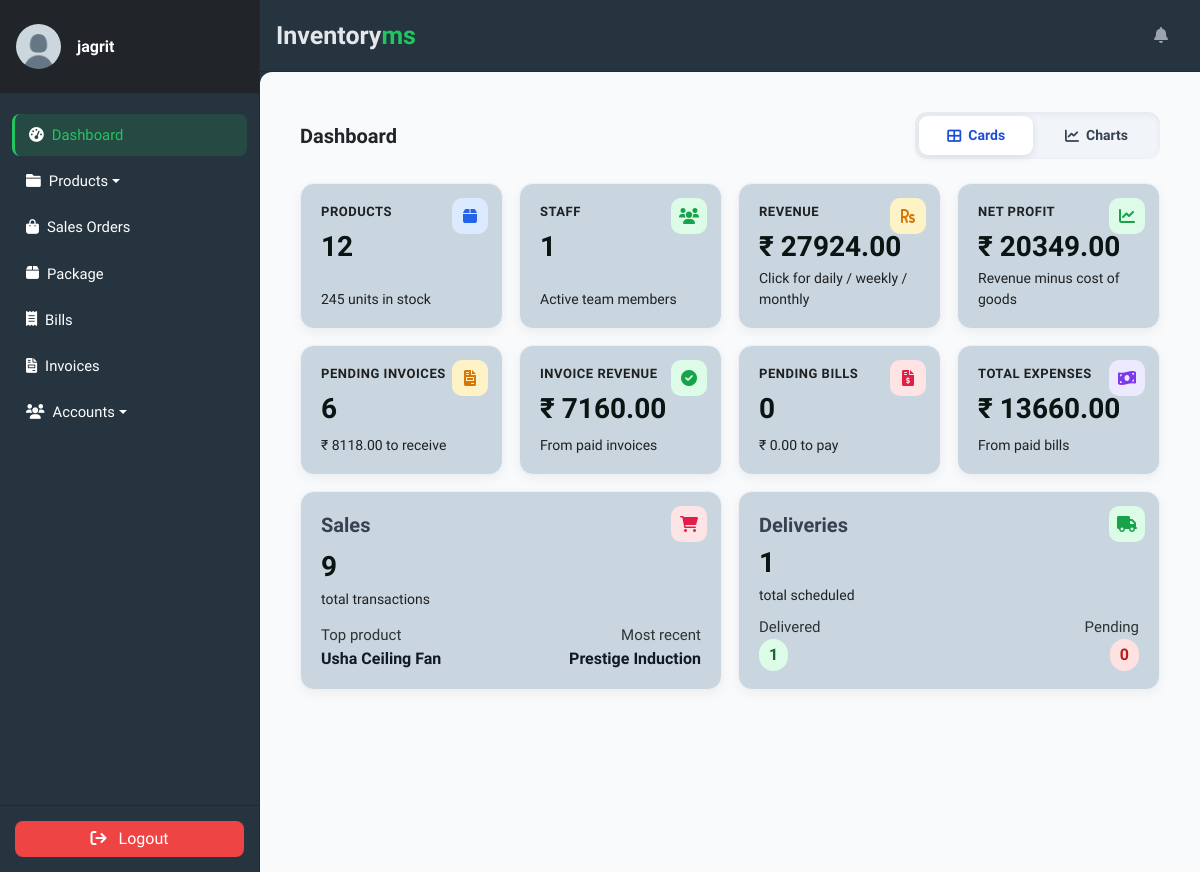
Before: / (signed in) with the older database file.
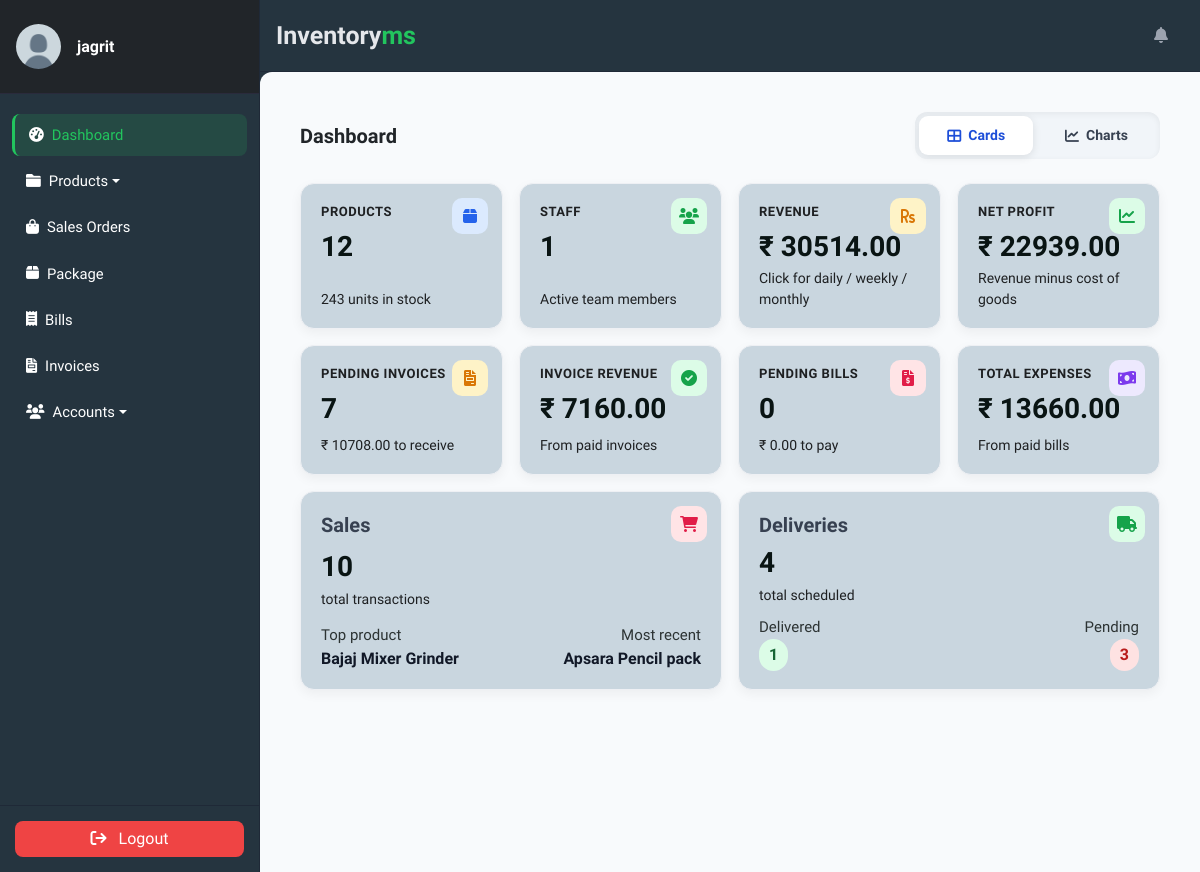
After: the same page with the newer database file.
### store/models.py (models this page shows, shortened)
class Item(models.Model):
    slug = AutoSlugField(unique=True, populate_from='name')
    name = models.CharField(max_length=50)
    sku = models.CharField(max_length=32, unique=True, null=True, blank=True)
    description = models.TextField(max_length=256)
    category = models.ForeignKey(Category, on_delete=models.CASCADE)
    quantity = models.IntegerField(default=0)
    low_stock_threshold = models.PositiveIntegerField(default=5)
    price = models.FloatField(default=0)
    cost_price = models.FloatField(default=0)
    image = models.ImageField(
        upload_to='products/', null=True, blank=True,
        help_text="Product image (optional). JPG / PNG / WebP."
    )
    expiring_date = models.DateTimeField(null=True, blank=True)
    vendor = models.ForeignKey(Vendor, on_delete=models.SET_NULL, null=True)
    class Meta:
        ordering = ['name']
        verbose_name_plural = 'Items'

### store/views.py (the view)
# urls.py: path('', views.dashboard, name='dashboard'),
@login_required
def dashboard(request):
    from decimal import Decimal, ROUND_HALF_UP
    from django.db.models import Sum, Count, F, FloatField, ExpressionWrapper
    from transactions.models import Sale, SaleDetail
    def money(value):
        if value is None:
            return Decimal("0.00")
        return Decimal(str(value)).quantize(Decimal("0.01"), rounding=ROUND_HALF_UP)
    profiles = Profile.objects.all()
    items = Item.objects.all()
    total_items = (
        Item.objects.aggregate(Sum("quantity")).get("quantity__sum") or 0
    )
    items_count = items.count()
    profiles_count = profiles.count()
    completed_deliveries = Delivery.objects.filter(is_delivered=True).count()
    pending_deliveries = Delivery.objects.filter(is_delivered=False).count()
    from invoice.models import Invoice
    from bills.models import Bill
    sales_revenue = money(
        Sale.objects.aggregate(total=Sum("grand_total")).get("total")
    )
    paid_invoice_revenue = money(
        Invoice.objects.filter(status="PAID")
        .aggregate(total=Sum("grand_total")).get("total")
    )
    total_revenue = money(sales_revenue + paid_invoice_revenue)
    total_expenses = money(
        Bill.objects.filter(status="PAID")
        .aggregate(total=Sum("amount")).get("total")
    )
    pending_invoices_count = Invoice.objects.filter(status="PENDING").count()
    pending_bills_count = Bill.objects.filter(status="PENDING").count()
    pending_invoices_total = money(
        Invoice.objects.filter(status="PENDING")
        .aggregate(total=Sum("grand_total")).get("total")
    )
    pending_bills_total = money(
        Bill.objects.filter(status="PENDING")
        .aggregate(total=Sum("amount")).get("total")
    )
    total_profit = money(
        SaleDetail.objects.aggregate(
            profit=Sum(
                ExpressionWrapper(
                    F("quantity") * (F("price") - F("item__cost_price")),
                    output_field=FloatField()
                )
            )
        ).get("profit")
    )
    top = (
        SaleDetail.objects
        .values('item__name')
        .annotate(total=Sum('quantity'))
        .order_by('-total')
        .first()
    )
    top_product = top['item__name'] if top else None
    recent = (
        SaleDetail.objects
        .select_related('item')
        .order_by('-id')
        .first()
    )
    recent_product = recent.item.name if recent else None
    category_counts_qs = Category.objects.annotate(
        item_count=Count("item")
    ).values("name", "item_count")
    categories = [cat["name"] for cat in category_counts_qs]
    category_counts = [cat["item_count"] for cat in category_counts_qs]
    from transactions.models import SaleDetail as _SD
    daily_stats = (
        _SD.objects
        .values("sale__date_added__date")
        .annotate(
            daily_revenue=Sum("total_detail"),
            daily_qty=Sum("quantity"),
        )
        .order_by("sale__date_added__date")
    )
    sale_dates_labels    = [d["sale__date_added__date"].strftime("%Y-%m-%d") for d in daily_stats]
    sale_dates_values    = [float(d["daily_revenue"] or 0) for d in daily_stats]
    sale_dates_quantities = [int(d["daily_qty"] or 0) for d in daily_stats]
    context = {
        "items": items,
        "profiles": profiles,
        "profiles_count": profiles_count,
        "items_count": items_count,
        "total_items": total_items,
        "vendors": Vendor.objects.all(),
        "completed_deliveries": completed_deliveries,
        "pending_deliveries": pending_deliveries,
        "sales": Sale.objects.all(),
        "total_revenue": total_revenue,
        "total_profit": total_profit,
        "total_expenses": total_expenses,
        "sales_revenue": sales_revenue,
        "paid_invoice_revenue": paid_invoice_revenue,
        "pending_invoices_count": pending_invoices_count,
        "pending_bills_count": pending_bills_count,
        "pending_invoices_total": pending_invoices_total,
        "pending_bills_total": pending_bills_total,
        "top_product": top_product,
        "recent_product": recent_product,
        "categories": categories,
        "category_counts": category_counts,
        "sale_dates_labels": sale_dates_labels,
        "sale_dates_values": sale_dates_values,
        "sale_dates_quantities": sale_dates_quantities,
    }
    return render(request, "store/dashboard.html", context)

### store/templates/store/dashboard.html (shortened to what the changed rows need)
{% extends "store/base.html" %}
{% load static %}
{% block content %}
<div class="dashboard-wrapper">
    <div id="cards-section">
        <div class="row">
            <div class="col-md-3 col-sm-6">
                <a href="{% url 'productslist' %}" class="card-link">
                    <div class="dash-card kpi-card">
                        <div>
                            <div class="kpi-title">Products</div>
                            <div class="kpi-value">{{ items_count }}</div>
                        </div>
                        <div class="kpi-foot">{{ total_items }} units in stock</div>
                        <div class="icon-box blue"><i class="fa fa-box"></i></div>
                    </div>
                </a>
            </div>
            <div class="col-md-3 col-sm-6">
                <a href="{% url 'revenue' %}" class="card-link">
                    <div class="dash-card kpi-card">
                        <div>
                            <div class="kpi-title">Revenue</div>
                            <div class="kpi-value">₹ {{ total_revenue }}</div>
                        </div>
                    </div>
                </a>
            </div>
            <div class="col-md-3 col-sm-6">
                <a href="#" class="card-link">
                    <div class="dash-card kpi-card">
                        <div>
                            <div class="kpi-title">Net Profit</div>
                            <div class="kpi-value">₹ {{ total_profit }}</div>
                        </div>
                    </div>
                </a>
            </div>
        </div>
        <div class="row">
            <div class="col-md-3 col-sm-6">
                <a href="{% url 'invoicelist' %}" class="card-link">
                    <div class="dash-card kpi-card">
                        <div>
                            <div class="kpi-title">Pending Invoices</div>
                            <div class="kpi-value">{{ pending_invoices_count }}</div>
                        </div>
                        <div class="kpi-foot">₹ {{ pending_invoices_total }} to receive</div>
                        <div class="icon-box yellow"><i class="fa fa-file-invoice"></i></div>
                    </div>
                </a>
            </div>
        </div>
        <div class="row">
            <div class="col-md-6">
                <a href="{% url 'saleslist' %}" class="card-link">
                    <div class="dash-card info-card">
                        <div>
                            <div class="kpi-value">{{ sales.count }}</div>
                            <div class="kpi-foot">total transactions</div>
                        </div>
                        <div class="split">
                            <div class="col">
                                <div class="muted">Top product</div>
                                <div class="bold-num">{{ top_product|default:"—" }}</div>
                            </div>
                            <div class="col">
                                <div class="muted">Most recent</div>
                                <div class="bold-num">{{ recent_product|default:"—" }}</div>
                            </div>
                        </div>
                    </div>
                </a>
            </div>
            <div class="col-md-6">
                <a href="{% url 'deliveries' %}" class="card-link">
                    <div class="dash-card info-card">
                        <div>
                            <div class="kpi-value">
                                {{ completed_deliveries|add:pending_deliveries }}
                            </div>
                            <div class="kpi-foot">total scheduled</div>
                        </div>
                        <div class="split">
                            <div class="col">
                                <div class="muted">Pending</div>
                                <span class="pill pending">{{ pending_deliveries }}</span>
                            </div>
                        </div>
                    </div>
                </a>
            </div>
        </div>
    </div>
</div>
{% endblock %}

Changed rows visible on the page:
no longer on this page (row unchanged): Item: name "Prestige Induction"
now on this page (row edited): Item: name "Apsara Pencil pack"
Other visible differences:
{{ total_items }}: "245" → "243"
{{ total_revenue }}: "27924.00" → "30514.00"
{{ total_profit }}: "20349.00" → "22939.00"
{{ pending_invoices_count }}: "6" → "7"
{{ pending_invoices_total }}: "8118.00" → "10708.00"
{{ sales.count }}: "9" → "10"
{{ top_product|default:"—" }}: "Usha Ceiling Fan" → "Bajaj Mixer Grinder"
{{ completed_deliveries|add:pending_deliveries }}: "1" → "4"
{{ pending_deliveries }}: "0" → "3"
